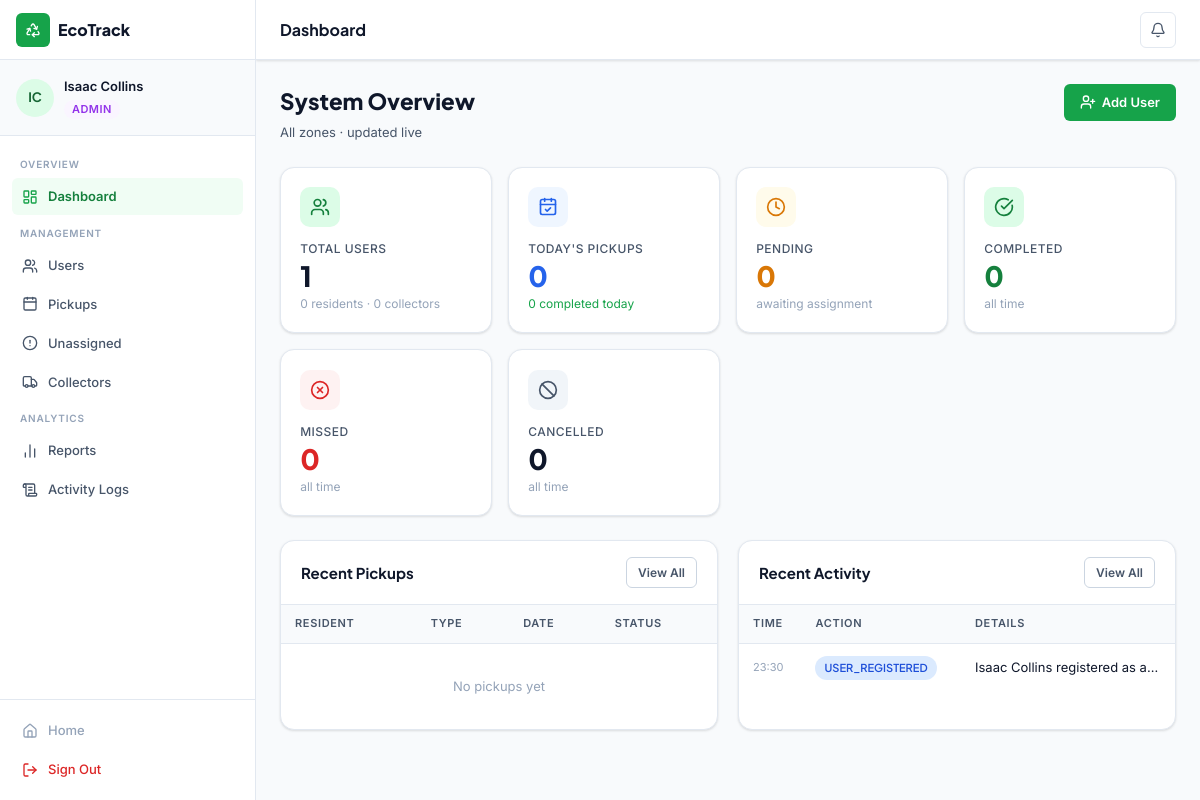
The page /admin/dashboard (signed in) on the database its author committed.
### app/models/models.py (models this page shows, shortened)
class User(db.Model, UserMixin):
    __tablename__ = 'users'
    id = db.Column(db.Integer, primary_key=True)
    full_name = db.Column(db.String(120), nullable=False)
    email = db.Column(db.String(150), unique=True, nullable=False)
    phone = db.Column(db.String(30))
    password_hash = db.Column(db.String(256), nullable=False)
    role = db.Column(db.Enum('resident', 'collector', 'admin'), nullable=False, default='resident')
    is_active = db.Column(db.Boolean, default=True)
    email_verified = db.Column(db.Boolean, default=False)
    zone = db.Column(db.String(50))          # for collectors
    created_at = db.Column(db.DateTime, default=datetime.utcnow)
    updated_at = db.Column(db.DateTime, default=datetime.utcnow, onupdate=datetime.utcnow)
    pickups_as_resident = db.relationship('PickupRequest', foreign_keys='PickupRequest.resident_id',
                                          backref='resident', lazy='dynamic')
    pickups_as_collector = db.relationship('PickupRequest', foreign_keys='PickupRequest.collector_id',
                                           backref='collector', lazy='dynamic')
    notifications = db.relationship('Notification', backref='user', lazy='dynamic')
    activity_logs = db.relationship('ActivityLog', backref='user', lazy='dynamic')
    @property
    def initials(self):
        parts = self.full_name.split()
        return ''.join(p[0].upper() for p in parts[:2])

class ActivityLog(db.Model):
    __tablename__ = 'activity_logs'
    id = db.Column(db.Integer, primary_key=True)
    user_id = db.Column(db.Integer, db.ForeignKey('users.id'), nullable=True)
    action = db.Column(db.String(120), nullable=False)
    details = db.Column(db.Text)
    ip_address = db.Column(db.String(45))
    created_at = db.Column(db.DateTime, default=datetime.utcnow)

### app/controllers/admin_controller.py (the view)
@admin_bp.route('/dashboard')
@login_required
@admin_required
def dashboard():
    stats = admin_service.get_dashboard_stats()
    recent_logs = log_repo.get_recent(limit=10)
    recent_pickups = pickup_repo.get_filter(page=1, per_page=5)
    unread = notif_repo.get_unread_count(current_user.id)
    return render_template('admin/dashboard.html',
                           stats=stats,
                           recent_logs=recent_logs,
                           recent_pickups=recent_pickups,
                           unread=unread)

### app/controllers/admin_controller.py (called while the page is built)
def admin_required(f):
    @wraps(f)
    def decorated(*args, **kwargs):
        if not current_user.is_authenticated or current_user.role != 'admin':
            flash('Admin access required.', 'danger')
            return redirect(url_for('auth.login'))
        return f(*args, **kwargs)
    return decorated

### app/models/models.py (called while the page is built)
@login_manager.user_loader
def load_user(user_id):
    return User.query.get(int(user_id))

### app/repositories/pickup_repository.py (called while the page is built)
    def count_by_status(self, status: str) -> int:
        return PickupRequest.query.filter_by(status=status).count()

    def count_today(self) -> int:
        return PickupRequest.query.filter_by(pickup_date=date.today()).count()

    def count_today_completed(self) -> int:
        return PickupRequest.query.filter(
            PickupRequest.pickup_date == date.today(),
            PickupRequest.status == 'completed'
        ).count()

    def get_filter(self, status=None, waste_type_id=None, collector_id=None, page=1, per_page=20):
        q = PickupRequest.query
        if status:
            q = q.filter_by(status=status)
        if waste_type_id:
            q = q.filter_by(waste_type_id=waste_type_id)
        if collector_id:
            q = q.filter_by(collector_id=collector_id)
        return q.order_by(PickupRequest.pickup_date.desc()).paginate(
            page=page, per_page=per_page, error_out=False
        )

### app/repositories/support_repositories.py (called while the page is built)
    def get_unread_count(self, user_id: int) -> int:
        return Notification.query.filter_by(user_id=user_id, is_read=False).count()

    def get_recent(self, limit=50) -> list[ActivityLog]:
        return ActivityLog.query.order_by(
            ActivityLog.created_at.desc()
        ).limit(limit).all()

### app/repositories/user_repository.py (called while the page is built)
    def count_by_role(self, role: str) -> int:
        return User.query.filter_by(role=role).count()

    def count_active(self) -> int:
        return User.query.filter_by(is_active=True).count()

### app/templates/admin/dashboard.html (shortened to what this page needs)
{% extends "dashboard_base.html" %}
{% block page_title %}Dashboard{% endblock %}
{% block notif_url %}{{ url_for('admin.logs') }}{% endblock %}
{% block sidebar_nav %}
<span class="sidebar-section-label">Overview</span>
<a href="{{ url_for('admin.dashboard') }}" class="sidebar-item {% if request.endpoint == 'admin.dashboard' %}active{% endif %}">
  <i data-lucide="layout-dashboard" class="icon-sm"></i><span>Dashboard</span>
</a>
<span class="sidebar-section-label">Management</span>
<a href="{{ url_for('admin.users') }}" class="sidebar-item {% if request.endpoint == 'admin.users' %}active{% endif %}">
  <i data-lucide="users" class="icon-sm"></i><span>Users</span>
</a>
<a href="{{ url_for('admin.pickups') }}" class="sidebar-item {% if request.endpoint == 'admin.pickups' %}active{% endif %}">
  <i data-lucide="calendar" class="icon-sm"></i><span>Pickups</span>
</a>
<a href="{{ url_for('admin.unassigned_pickups') }}" class="sidebar-item {% if request.endpoint == 'admin.unassigned_pickups' %}active{% endif %}">
  <i data-lucide="alert-circle" class="icon-sm"></i><span>Unassigned</span>
</a>
<a href="{{ url_for('admin.collectors') }}" class="sidebar-item {% if request.endpoint == 'admin.collectors' %}active{% endif %}">
  <i data-lucide="truck" class="icon-sm"></i><span>Collectors</span>
</a>
<span class="sidebar-section-label">Analytics</span>
<a href="{{ url_for('admin.reports') }}" class="sidebar-item {% if request.endpoint == 'admin.reports' %}active{% endif %}">
  <i data-lucide="bar-chart-2" class="icon-sm"></i><span>Reports</span>
</a>
<a href="{{ url_for('admin.logs') }}" class="sidebar-item {% if request.endpoint == 'admin.logs' %}active{% endif %}">
  <i data-lucide="scroll-text" class="icon-sm"></i><span>Activity Logs</span>
</a>
{% endblock %}
{% block content %}
<div class="page-header">
  <div>
    <div class="page-header-title">System Overview</div>
    <div class="page-header-sub">All zones · updated live</div>
  </div>
  <a href="{{ url_for('admin.users') }}" class="btn btn-primary">
    <i data-lucide="user-plus" class="icon-sm"></i> Add User
  </a>
</div>
<div class="metrics-grid">
  <div class="metric-card">
    <div class="metric-icon" style="background:var(--green-100);color:var(--green-700);"><i data-lucide="users" class="icon-md"></i></div>
    <div class="metric-label">Total Users</div>
    <div class="metric-value">{{ stats.total_users }}</div>
    <div class="metric-sub">{{ stats.total_residents }} residents · {{ stats.total_collectors }} collectors</div>
  </div>
  <div class="metric-card">
    <div class="metric-icon" style="background:var(--blue-50);color:var(--blue-600);"><i data-lucide="calendar-check" class="icon-md"></i></div>
    <div class="metric-label">Today's Pickups</div>
    <div class="metric-value" style="color:var(--blue-600);">{{ stats.pickups_today }}</div>
    <div class="metric-sub metric-up">{{ stats.pickups_completed_today }} completed today</div>
  </div>
  <div class="metric-card">
    <div class="metric-icon" style="background:var(--amber-50);color:var(--amber-600);"><i data-lucide="clock" class="icon-md"></i></div>
    <div class="metric-label">Pending</div>
    <div class="metric-value" style="color:var(--amber-600);">{{ stats.pickups_pending }}</div>
    <div class="metric-sub">awaiting assignment</div>
  </div>
  <div class="metric-card">
    <div class="metric-icon" style="background:var(--green-100);color:var(--green-700);"><i data-lucide="check-circle" class="icon-md"></i></div>
    <div class="metric-label">Completed</div>
    <div class="metric-value" style="color:var(--green-700);">{{ stats.pickups_completed }}</div>
    <div class="metric-sub">all time</div>
  </div>
  <div class="metric-card">
    <div class="metric-icon" style="background:var(--red-50);color:var(--red-600);"><i data-lucide="x-circle" class="icon-md"></i></div>
    <div class="metric-label">Missed</div>
    <div class="metric-value" style="color:var(--red-600);">{{ stats.pickups_missed }}</div>
    <div class="metric-sub">all time</div>
  </div>
  <div class="metric-card">
    <div class="metric-icon" style="background:var(--gray-100);color:var(--gray-600);"><i data-lucide="ban" class="icon-md"></i></div>
    <div class="metric-label">Cancelled</div>
    <div class="metric-value">{{ stats.pickups_cancelled }}</div>
    <div class="metric-sub">all time</div>
  </div>
</div>
<div class="grid-2">
  <div class="card">
    <div class="card-header">
      <div class="card-title">Recent Pickups</div>
      <a href="{{ url_for('admin.pickups') }}" class="btn btn-outline btn-sm">View All</a>
    </div>
    <div class="table-wrap">
      <table>
        <thead><tr><th>Resident</th><th>Type</th><th>Date</th><th>Status</th></tr></thead>
        <tbody>
          {% for p in recent_pickups.items %}
          <tr>
            <td class="font-semibold">{{ p.resident.full_name }}</td>
            <td>{{ p.waste_type_obj.name if p.waste_type_obj else '—' }}</td>
            <td>{{ p.pickup_date | datefmt }}</td>
            <td><span class="badge {{ p.status_badge_class }}">{{ p.status | title }}</span></td>
          </tr>
          {% else %}
          <tr><td colspan="4" style="text-align:center;color:var(--text-muted);padding:2rem;">No pickups yet</td></tr>
          {% endfor %}
        </tbody>
      </table>
    </div>
  </div>
  <div class="card">
    <div class="card-header">
      <div class="card-title">Recent Activity</div>
      <a href="{{ url_for('admin.logs') }}" class="btn btn-outline btn-sm">View All</a>
    </div>
    <div class="table-wrap">
      <table>
        <thead><tr><th>Time</th><th>Action</th><th>Details</th></tr></thead>
        <tbody>
          {% for log in recent_logs %}
          <tr>
            <td class="text-xs" style="color:var(--text-muted);white-space:nowrap;">{{ log.created_at | datefmt('%H:%M') }}</td>
            <td><span class="badge badge-info text-xs">{{ log.action }}</span></td>
            <td class="text-sm" style="max-width:200px;overflow:hidden;text-overflow:ellipsis;white-space:nowrap;">{{ log.details or '—' }}</td>
          </tr>
          {% else %}
          <tr><td colspan="3" style="text-align:center;color:var(--text-muted);padding:2rem;">No activity yet</td></tr>
          {% endfor %}
        </tbody>
      </table>
    </div>
  </div>
</div>
{% endblock %}

### app/templates/dashboard_base.html (shortened to what this page needs)
<!DOCTYPE html>
<html lang="en">
<head>
<link rel="stylesheet" href="{{ url_for('static', filename='css/main.css') }}">
</head>
<body class="dashboard-body">
<div class="app-shell">
  <aside class="sidebar" id="sidebar">
    <div class="sidebar-header">
      <a href="{{ url_for('main.home') }}" class="sidebar-brand">
        <div class="brand-icon"><i data-lucide="recycle" class="icon-sm"></i></div>
        <span>EcoTrack</span>
      </a>
    </div>
    <div class="sidebar-user">
      <div class="user-avatar">{{ current_user.initials }}</div>
      <div class="user-info">
        <div class="user-name">{{ current_user.full_name }}</div>
        <div class="user-role role-{{ current_user.role }}">{{ current_user.role | capitalize }}</div>
      </div>
    </div>
    <nav class="sidebar-nav">
      {% block sidebar_nav %}{% endblock %}
    </nav>
    <div class="sidebar-footer">
      <a href="{{ url_for('main.home') }}" class="sidebar-item text-muted">
        <i data-lucide="home" class="icon-sm"></i>
        <span>Home</span>
      </a>
      <a href="{{ url_for('auth.logout') }}" class="sidebar-item text-danger">
        <i data-lucide="log-out" class="icon-sm"></i>
        <span>Sign Out</span>
      </a>
    </div>
  </aside>
  <div class="main-wrapper">
    <header class="topbar">
      <div class="topbar-title">{% block page_title %}{% endblock %}</div>
      <div class="topbar-actions">
        <a href="{% block notif_url %}#{% endblock %}" class="topbar-icon-btn" title="Notifications">
          <i data-lucide="bell" class="icon-sm"></i>
        </a>
      </div>
    </header>
    <main class="page-content">
      {% block content %}{% endblock %}
    </main>
  </div>
</div>
</body>
</html>

### rows shown on the page
User: initials "IC", full_name "Isaac Collins", role "ADMIN"
ActivityLog: created_at "23:30", action "USER_REGISTERED", details "Isaac Collins registered as a…"

### other values the page prints
{{ stats.total_users }} "1"
{{ stats.total_residents }} "0"
{{ stats.total_collectors }} "0"
{{ stats.pickups_today }} "0"
{{ stats.pickups_completed_today }} "0"
{{ stats.pickups_pending }} "0"
{{ stats.pickups_completed }} "0"
{{ stats.pickups_missed }} "0"
{{ stats.pickups_cancelled }} "0"
